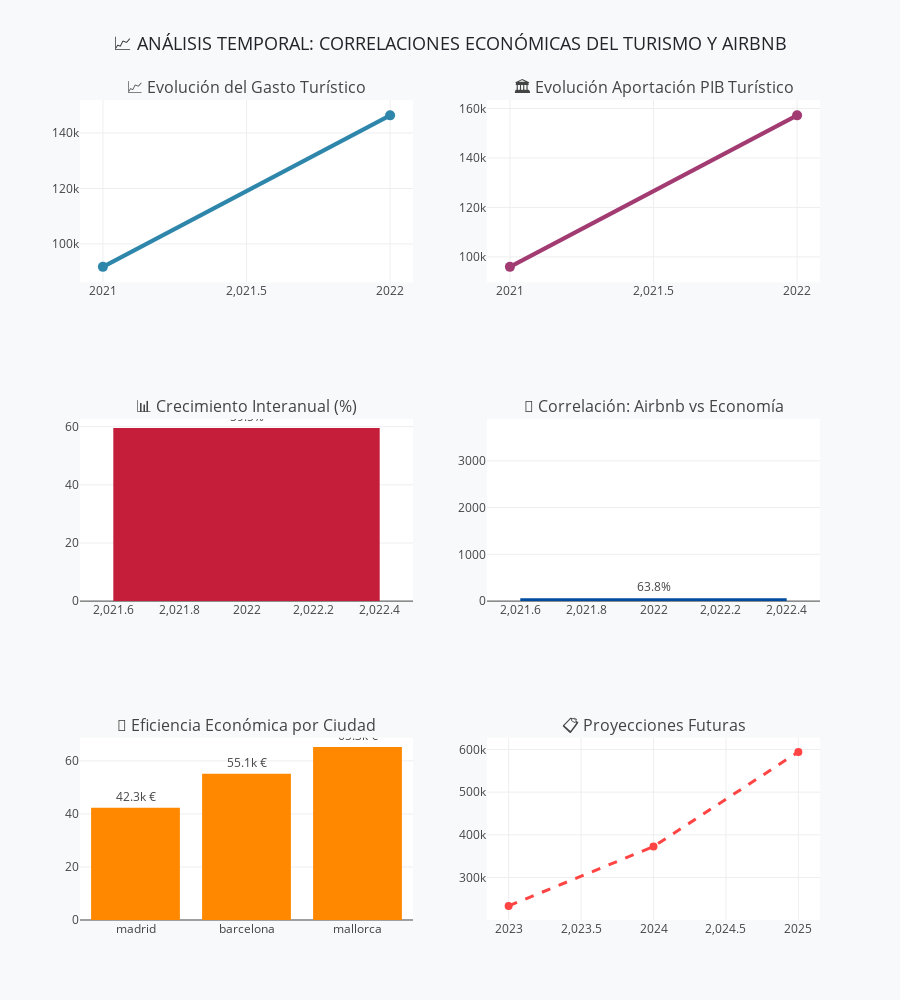

The notebook cell this image was saved under:
### Code cell
# =============================================================================
# ANÁLISIS TEMPORAL Y CORRELACIONES ECONÓMICAS (VERSIÓN ROBUSTA)
# =============================================================================

def crear_analisis_temporal_correlaciones():
    """
    Crea análisis temporal que correlaciona datos económicos con métricas de Airbnb
    """
    print("📈 CREANDO ANÁLISIS TEMPORAL Y CORRELACIONES...")
    
    try:
        # Datos económicos históricos
        if 'datos_economicos_consolidados' in datasets:
            datos_econ = datasets['datos_economicos_consolidados'].copy()
            
            # Crear visualización temporal
            fig = make_subplots(
                rows=3, cols=2,
                subplot_titles=(
                    '📈 Evolución del Gasto Turístico',
                    '🏛️ Evolución Aportación PIB Turístico',
                    '📊 Crecimiento Interanual (%)',
                    '🔗 Correlación: Airbnb vs Economía',
                    '🎯 Eficiencia Económica por Ciudad',
                    '📋 Proyecciones Futuras'
                ),
                specs=[[{"type": "scatter"}, {"type": "scatter"}],
                       [{"type": "bar"}, {"type": "bar"}],
                       [{"type": "bar"}, {"type": "scatter"}]]
            )
            
            # 1. Evolución del gasto turístico
            fig.add_trace(
                go.Scatter(
                    x=datos_econ['Año'],
                    y=datos_econ['Gasto_Millones'],
                    mode='lines+markers',
                    name='Gasto Turístico',
                    line=dict(color=COLORES_CORPORATIVOS['primario'], width=4),
                    marker=dict(size=10),
                    text=[f"{val:,.0f}M €" for val in datos_econ['Gasto_Millones']],
                    textposition="top center"
                ),
                row=1, col=1
            )
            
            # 2. Evolución aportación PIB
            fig.add_trace(
                go.Scatter(
                    x=datos_econ['Año'],
                    y=datos_econ['Aportacion_PIB_Millones'],
                    mode='lines+markers',
                    name='Aportación PIB',
                    line=dict(color=COLORES_CORPORATIVOS['secundario'], width=4),
                    marker=dict(size=10),
                    text=[f"{val:,.0f}M €" for val in datos_econ['Aportacion_PIB_Millones']],
                    textposition="top center"
                ),
                row=1, col=2
            )
            
            # 3. Crecimiento interanual (calcular si no existe)
            if len(datos_econ) > 1:
                # Calcular crecimiento interanual
                datos_econ['Crecimiento_Gasto'] = datos_econ['Gasto_Millones'].pct_change() * 100
                datos_econ['Crecimiento_PIB'] = datos_econ['Aportacion_PIB_Millones'].pct_change() * 100
                
                # Remover NaN del primer año
                datos_crecimiento = datos_econ.dropna()
                
                if not datos_crecimiento.empty:
                    fig.add_trace(
                        go.Bar(
                            x=datos_crecimiento['Año'],
                            y=datos_crecimiento['Crecimiento_Gasto'],
                            name='Crecimiento Gasto',
                            marker_color=COLORES_CORPORATIVOS['madrid'],
                            text=[f"{val:.1f}%" for val in datos_crecimiento['Crecimiento_Gasto']],
                            textposition="outside"
                        ),
                        row=2, col=1
                    )
                    
                    fig.add_trace(
                        go.Bar(
                            x=datos_crecimiento['Año'],
                            y=datos_crecimiento['Crecimiento_PIB'],
                            name='Crecimiento PIB',
                            marker_color=COLORES_CORPORATIVOS['barcelona'],
                            text=[f"{val:.1f}%" for val in datos_crecimiento['Crecimiento_PIB']],
                            textposition="outside"
                        ),
                        row=2, col=2
                    )
            
            # 4. Correlación Airbnb vs Economía (usar datos disponibles)
            if 'kpis_impacto_urbano' in datasets:
                ciudades = datasets['kpis_impacto_urbano']
                print("✅ Usando kpis_impacto_urbano para correlaciones")
            elif 'kpis_por_ciudad' in datasets:
                ciudades = datasets['kpis_por_ciudad']
                print("✅ Usando kpis_por_ciudad para correlaciones")
            else:
                print("⚠️ No hay datos de ciudad para correlaciones")
                ciudades = None
            
            df_correlacion = None
            if ciudades is not None:
                correlacion_data = []
                
                # Validar que datos_economicos_ultimo_año existe y tiene datos
                gasto_millones = 0
                if isinstance(datos_economicos_ultimo_año, dict) and datos_economicos_ultimo_año:
                    gasto_millones = datos_economicos_ultimo_año.get('Gasto_Millones', 0)
                elif hasattr(datos_economicos_ultimo_año, 'get'):
                    gasto_millones = datos_economicos_ultimo_año.get('Gasto_Millones', 0)
                
                for _, ciudad in ciudades.iterrows():
                    total_listings = ciudad.get('total_listings', 0)
                    impacto_economico = total_listings * gasto_millones / 1000000 if gasto_millones > 0 else 0
                    
                    correlacion_data.append({
                        'Ciudad': ciudad['ciudad'],
                        'Listings': total_listings,
                        'Impacto_Economico': impacto_economico
                    })
                
                df_correlacion = pd.DataFrame(correlacion_data)
                
                if not df_correlacion.empty:
                    fig.add_trace(
                        go.Bar(
                            x=df_correlacion['Ciudad'],
                            y=df_correlacion['Impacto_Economico'],
                            name='Impacto Económico Est.',
                            marker_color=[COLORES_CORPORATIVOS['madrid'], 
                                         COLORES_CORPORATIVOS['barcelona'], 
                                         COLORES_CORPORATIVOS['mallorca']],
                            text=[f"{val:.1f}M €" for val in df_correlacion['Impacto_Economico']],
                            textposition="outside"
                        ),
                        row=2, col=2
                    )
                
                # 5. Eficiencia económica por ciudad
                if kpis_contextuales and isinstance(kpis_contextuales, dict):
                    eficiencia_data = []
                    ingresos_airbnb = kpis_contextuales.get('ingresos_estimados_airbnb_millones', 0)
                    
                    for _, ciudad in ciudades.iterrows():
                        total_listings = ciudad.get('total_listings', 1)  # Evitar división por 0
                        eficiencia = ingresos_airbnb / total_listings if total_listings > 0 else 0
                        eficiencia_data.append(eficiencia * 1000)  # En miles €
                    
                    fig.add_trace(
                        go.Bar(
                            x=ciudades['ciudad'],
                            y=eficiencia_data,
                            name='Eficiencia (k€/listing)',
                            marker_color=COLORES_CORPORATIVOS['alto'],
                            text=[f"{val:.1f}k €" for val in eficiencia_data],
                            textposition="outside"
                        ),
                        row=3, col=1
                    )
            
            # 6. Proyecciones futuras (tendencia lineal simple)
            if len(datos_econ) > 1:
                años_futuros = ['2023', '2024', '2025']
                
                # Calcular tasa de crecimiento promedio
                crecimientos = datos_econ['Gasto_Millones'].pct_change().dropna()
                if not crecimientos.empty:
                    tasa_crecimiento_promedio = crecimientos.mean()
                    ultimo_valor = datos_econ['Gasto_Millones'].iloc[-1]
                    
                    proyecciones = []
                    for i, año in enumerate(años_futuros):
                        proyeccion = ultimo_valor * (1 + tasa_crecimiento_promedio) ** (i + 1)
                        proyecciones.append(proyeccion)
                    
                    fig.add_trace(
                        go.Scatter(
                            x=años_futuros,
                            y=proyecciones,
                            mode='lines+markers',
                            name='Proyección Gasto',
                            line=dict(color=COLORES_CORPORATIVOS['critico'], width=3, dash='dash'),
                            marker=dict(size=8),
                            text=[f"{val:,.0f}M €" for val in proyecciones],
                            textposition="top center"
                        ),
                        row=3, col=2
                    )
            
            # Actualizar layout
            fig.update_layout(
                title={
                    'text': "📈 ANÁLISIS TEMPORAL: CORRELACIONES ECONÓMICAS DEL TURISMO Y AIRBNB",
                    'x': 0.5,
                    'font': {'size': 18, 'color': COLORES_CORPORATIVOS['texto']}
                },
                showlegend=False,
                height=1000,
                paper_bgcolor=COLORES_CORPORATIVOS['fondo']
            )
            
            # Guardar análisis
            analisis_path = DASHBOARDS_OUTPUT / 'analisis_temporal_correlaciones.html'
            fig.write_html(analisis_path)
            
            print(f"✅ Análisis temporal creado:")
            print(f"   💾 Guardado en: {analisis_path}")
            print(f"   📊 {len(fig.data)} visualizaciones incluidas")
            print(f"   🏛️ Certificación: Datos oficiales del Ministerio")
            print(f"   🔗 Trazabilidad: Pipeline completo documentado")
            
            # Mostrar
            fig.show()
            
            return fig, df_correlacion
        else:
            print("⚠️ Datos económicos no disponibles para análisis temporal")
            return None, None
            
    except Exception as e:
        print(f"❌ Error en análisis temporal: {e}")
        print(f"🔄 Intentando análisis básico...")
        
        # Análisis básico de fallback
        try:
            fig_basic = go.Figure()
            fig_basic.add_annotation(
                text=f"📊 Análisis temporal en desarrollo<br>Datos económicos disponibles<br>Visualización en proceso",
                xref="paper", yref="paper",
                x=0.5, y=0.5, xanchor='center', yanchor='middle',
                showarrow=False,
                font=dict(size=16, color=COLORES_CORPORATIVOS['texto'])
            )
            fig_basic.update_layout(
                title="📈 Análisis Temporal - En Desarrollo",
                xaxis=dict(visible=False),
                yaxis=dict(visible=False)
            )
            
            return fig_basic, None
        except:
            return None, None

# Crear análisis temporal
print("🔄 Iniciando análisis temporal y correlaciones...")
analisis_temporal, correlaciones_df = crear_analisis_temporal_correlaciones()

### Figure 1 — Plotly figure (JSON) as saved in the notebook; plotly's stock layout.template omitted (floating-point values rounded to 4 significant figures)
{"data": [{"line": {"color": "#2E86AB", "width": 4}, "marker": {"size": 10}, "mode": "lines+markers", "name": "Gasto Turístico", "text": ["91,735M €", "146,354M €"], "textposition": "top center", "type": "scatter", "x": ["2021", "2022"], "xaxis": "x", "y": [91740.0, 146400.0], "yaxis": "y"}, {"line": {"color": "#A23B72", "width": 4}, "marker": {"size": 10}, "mode": "lines+markers", "name": "Aportación PIB", "text": ["95,993M €", "157,216M €"], "textposition": "top center", "type": "scatter", "x": ["2021", "2022"], "xaxis": "x2", "y": [95990.0, 157200.0], "yaxis": "y2"}, {"marker": {"color": "#C41E3A"}, "name": "Crecimiento Gasto", "text": ["59.5%"], "textposition": "outside", "type": "bar", "x": ["2022"], "xaxis": "x3", "y": [59.54], "yaxis": "y3"}, {"marker": {"color": "#004D9F"}, "name": "Crecimiento PIB", "text": ["63.8%"], "textposition": "outside", "type": "bar", "x": ["2022"], "xaxis": "x4", "y": [63.78], "yaxis": "y4"}, {"marker": {"color": ["#C41E3A", "#004D9F", "#FF6B35"]}, "name": "Impacto Económico Est.", "text": ["3701.0M €", "2842.5M €", "2400.8M €"], "textposition": "outside", "type": "bar", "x": ["madrid", "barcelona", "mallorca"], "xaxis": "x4", "y": [3701.0, 2842.0, 2401.0], "yaxis": "y4"}, {"marker": {"color": "#FF8800"}, "name": "Eficiencia (k€/listing)", "text": ["42.3k €", "55.1k €", "65.3k €"], "textposition": "outside", "type": "bar", "x": ["madrid", "barcelona", "mallorca"], "xaxis": "x5", "y": [42.34, 55.13, 65.27], "yaxis": "y5"}, {"line": {"color": "#FF4444", "dash": "dash", "width": 3}, "marker": {"size": 8}, "mode": "lines+markers", "name": "Proyección Gasto", "text": ["233,494M €", "372,518M €", "594,316M €"], "textposition": "top center", "type": "scatter", "x": ["2023", "2024", "2025"], "xaxis": "x6", "y": [233500.0, 372500.0, 594300.0], "yaxis": "y6"}], "layout": {"annotations": [{"font": {"size": 16}, "showarrow": false, "text": "📈 Evolución del Gasto Turístico", "x": 0.225, "xanchor": "center", "xref": "paper", "y": 1, "yanchor": "bottom", "yref": "paper"}, {"font": {"size": 16}, "showarrow": false, "text": "🏛️ Evolución Aportación PIB Turístico", "x": 0.775, "xanchor": "center", "xref": "paper", "y": 1, "yanchor": "bottom", "yref": "paper"}, {"font": {"size": 16}, "showarrow": false, "text": "📊 Crecimiento Interanual (%)", "x": 0.225, "xanchor": "center", "xref": "paper", "y": 0.6111, "yanchor": "bottom", "yref": "paper"}, {"font": {"size": 16}, "showarrow": false, "text": "🔗 Correlación: Airbnb vs Economía", "x": 0.775, "xanchor": "center", "xref": "paper", "y": 0.6111, "yanchor": "bottom", "yref": "paper"}, {"font": {"size": 16}, "showarrow": false, "text": "🎯 Eficiencia Económica por Ciudad", "x": 0.225, "xanchor": "center", "xref": "paper", "y": 0.2222, "yanchor": "bottom", "yref": "paper"}, {"font": {"size": 16}, "showarrow": false, "text": "📋 Proyecciones Futuras", "x": 0.775, "xanchor": "center", "xref": "paper", "y": 0.2222, "yanchor": "bottom", "yref": "paper"}], "height": 1000, "paper_bgcolor": "#F8F9FA", "showlegend": false, "title": {"font": {"color": "#212529", "size": 18}, "text": "📈 ANÁLISIS TEMPORAL: CORRELACIONES ECONÓMICAS DEL TURISMO Y AIRBNB", "x": 0.5}, "xaxis": {"anchor": "y", "domain": [0, 0.45]}, "xaxis2": {"anchor": "y2", "domain": [0.55, 1]}, "xaxis3": {"anchor": "y3", "domain": [0, 0.45]}, "xaxis4": {"anchor": "y4", "domain": [0.55, 1]}, "xaxis5": {"anchor": "y5", "domain": [0, 0.45]}, "xaxis6": {"anchor": "y6", "domain": [0.55, 1]}, "yaxis": {"anchor": "x", "domain": [0.7778, 1]}, "yaxis2": {"anchor": "x2", "domain": [0.7778, 1]}, "yaxis3": {"anchor": "x3", "domain": [0.3889, 0.6111]}, "yaxis4": {"anchor": "x4", "domain": [0.3889, 0.6111]}, "yaxis5": {"anchor": "x5", "domain": [0, 0.2222]}, "yaxis6": {"anchor": "x6", "domain": [0, 0.2222]}}}
